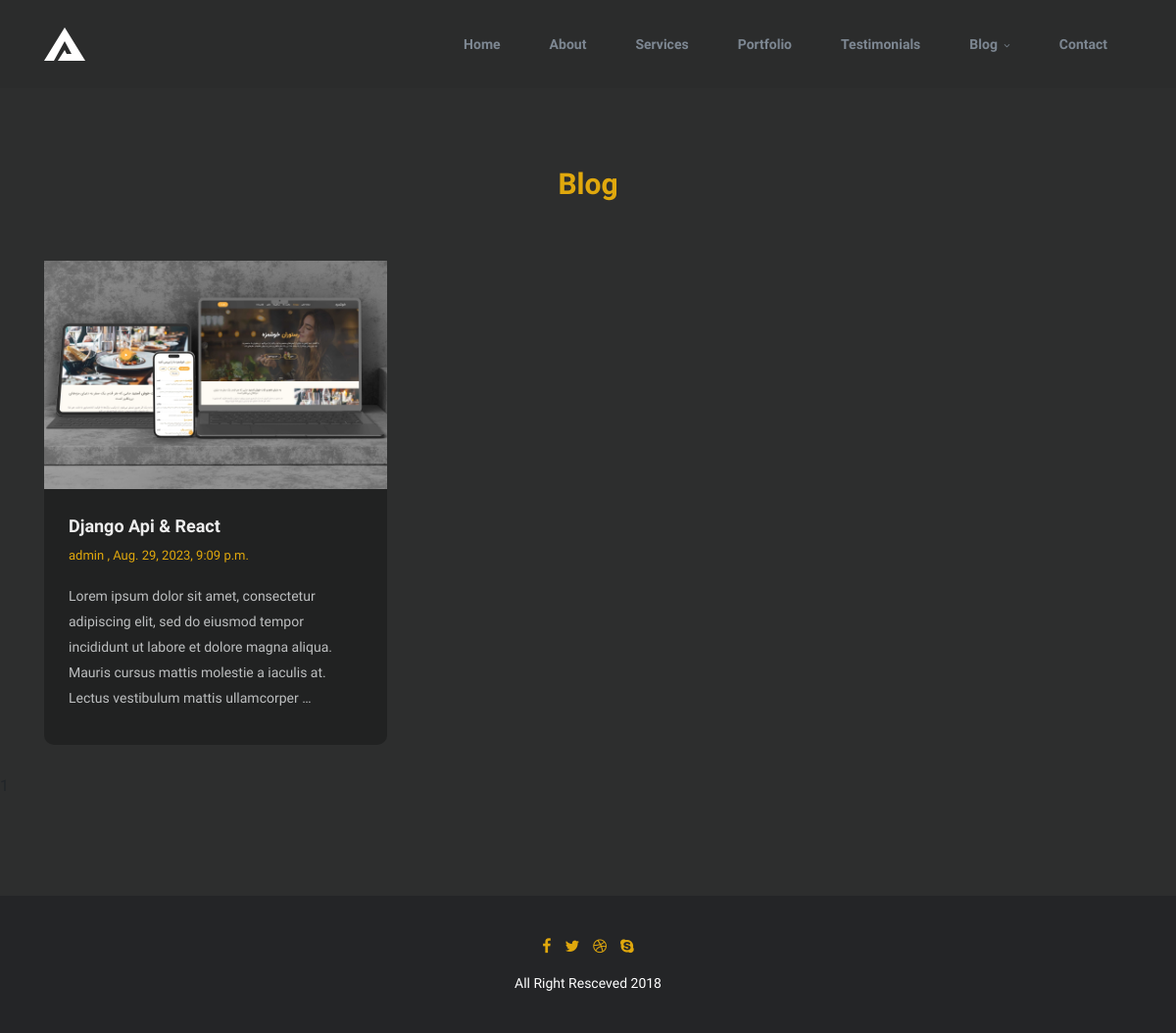
Screenshot of /blog/ with the database file from the repository.
### blog/models.py (models this page shows, shortened)
class Article(models.Model):
    author = models.ForeignKey(User, on_delete=models.CASCADE)
    title = models.CharField(max_length=100)
    slug = models.SlugField(unique=True, blank=True)
    body = CKEditor5Field('Text', config_name='extends')
    image = models.ImageField(upload_to="images/articles")
    alt = models.CharField(max_length=100)
    created = models.DateTimeField(auto_now_add=True)
    updated = models.DateTimeField(auto_now=True)
    pub_date = models.DateField(default=timezone.datetime.now())
    class Meta:
        ordering = ('-created',)

### blog/views.py (the view)
# urls.py: path("blog/", views.article_list, name="articles_list"),
def article_list(request):
    articles = Article.objects.all()
    page_number = request.GET.get('page')
    paginator = Paginator(articles, 6)
    object_list = paginator.get_page(page_number)
    return render(request, "blog/articles_list.html", {'articles': object_list})

### blog/templates/blog/articles_list.html (shortened to what this page needs)
<!DOCTYPE html>
{% load static %}
<html lang="en">
<head>
    <link rel="stylesheet" href="{% static 'css2/plugins/animate.css' %}"/>
    <link rel="stylesheet" href="{% static 'css2/plugins/animated-headlines.css' %}">
    <link rel="stylesheet" href="{% static 'css2/bootstrap.min.css' %}"/>
    <link
            href="https://stackpath.bootstrapcdn.com/font-awesome/4.7.0/css2/font-awesome.min.css"
            rel="stylesheet">
    <link rel="stylesheet" href="{% static 'css2/plugins/animated-headlines.css' %}">
    <link rel="stylesheet" href="{% static 'css2/plugins/magnific-popup.css' %}"/>
    <link rel="stylesheet" href="{% static 'css2/main.css' %}"/>
</head>
<body>
<nav class="navbar navbar-expand-lg navbar-dark bg-dark fixed-top">
    <div class="container">
        <a class="navbar-brand" href="{% url 'home_app:home' %}"><img src="{% static 'img/logo.png' %}" alt=""></a>
        <div class="collapse navbar-collapse" id="navbarNav">
            <ul class="navbar-nav ml-auto">
                <li class="nav-item">
                    <a class="nav-link" href="#slider">Home</a>
                </li>
                <li class="nav-item">
                    <a class="nav-link" href="#about">About</a>
                </li>
                <li class="nav-item">
                    <a class="nav-link" href="#services">Services</a>
                </li>
                <li class="nav-item">
                    <a class="nav-link" href="#portfolio">Portfolio</a>
                </li>
                <li class="nav-item">
                    <a class="nav-link" href="#testimonials">Testimonials</a>
                </li>
                <li class="nav-item dropdown">
                    <a
                            class="nav-link "
                            href="#"
                            id="navbarDropdown"
                            role="button"
                            data-toggle="dropdown"
                            aria-haspopup="true"
                            aria-expanded="false">
                        Blog
                        <span class="fa fa-angle-down"></span>
                    </a>
                </li>
                <li class="nav-item">
                    <a class="nav-link" href="#contact">Contact</a>
                </li>
            </ul>
        </div>
    </div>
</nav>
<section class="blog" id="blog">
    <div class="container">
        <h2 class="text-center">Blog</h2>
        <div class="row">
            {% for blog in articles %}
                <div class="co-md-6 col-lg-4">
                    <div class="box">
                        <div class="image">
                            <img src="{{ blog.image.url }}" alt="{{blog.alt}}">
                        </div>
                        <div class="text">
                            <h3><a href="{% url 'blog:articles_detail' blog.slug %}">{{ blog.title }}</a></h3>
                            <h4>{{ blog.author }} , {{ blog.created }}</h4>
                            <p> {{ blog.body|truncatewords:30|safe }} </p>
                        </div>
                    </div>
                </div>
            {% endfor %}
        </div>
    </div>
    <span>{{ articles.number }}</span>
</section>
<footer class="footer text-center">
    <div class="social-icons">
        <span class="fa fa-facebook" aria-hidden="true"></span>
        <span class="fa fa-twitter" aria-hidden="true"></span>
        <span class="fa fa-dribbble" aria-hidden="true"></span>
        <span class="fa fa-skype" aria-hidden="true"></span>
    </div>
    <p>All Right Resceved 2018</p>
</footer>
</body>
</html>

### static/css2/main.css (style rules this page uses)
body { font-family: 'Muli', sans-serif; }
.navbar { background: #2b2c2c !important; padding: 25px 0; }
.navbar .nav-item { font-size: 14px; font-weight: 600; margin: 0 20px; }
.navbar .nav-item .nav-link { color: #7d8792; }
.navbar .navbar-nav .dropdown span { font-size: 10px; margin-left: 3px; }
.blog { padding: 170px 0 100px 0; background: #2d2e2e; }
.blog h2 { font-size: 30px; font-weight: 800; color: #e0a80d; margin-bottom: 60px; }
.blog .box { border-radius: 10px; background: #212222; margin-bottom: 30px; }
.blog .box .image { position: relative; }
.blog .box .image img { width: 100%; }
.blog .box .text { padding: 25px; }
.blog .box h3 a { font-size: 18px; line-height: 25px; font-weight: 700; color: #eee; margin-bottom: 25px; margin-top: 30px; text-decoration: none; }
.blog .box h4 { font-size: 13px; font-weight: 300; color: #e0a80d; margin-bottom: 20px; margin-top: 10px; }
.blog .box p { font-size: 14px; font-weight: 400; color: #bdbfc0; line-height: 26px; }
.footer { padding: 40px 0; background: #242527; }
.footer .social-icons span { color: #e0a80d; padding: 0 5px; }
.footer p { color: #ffffff; font-size: 14px; font-weight: 300; margin: 0; margin-top: 15px; }

### rows the page displays
Article: image (picture), title "Django Api & React", author "admin", created "Aug. 29, 2023, 9:09 p.m.", body "Lorem ipsum dolor sit amet, consectetur adipiscing elit, sed do eiusmod tempor incididunt ut labore et dolore magna aliqua. Mauris cursus mattis molestie a iaculis at. Lectus vestibulum mattis ullamcorper …"
